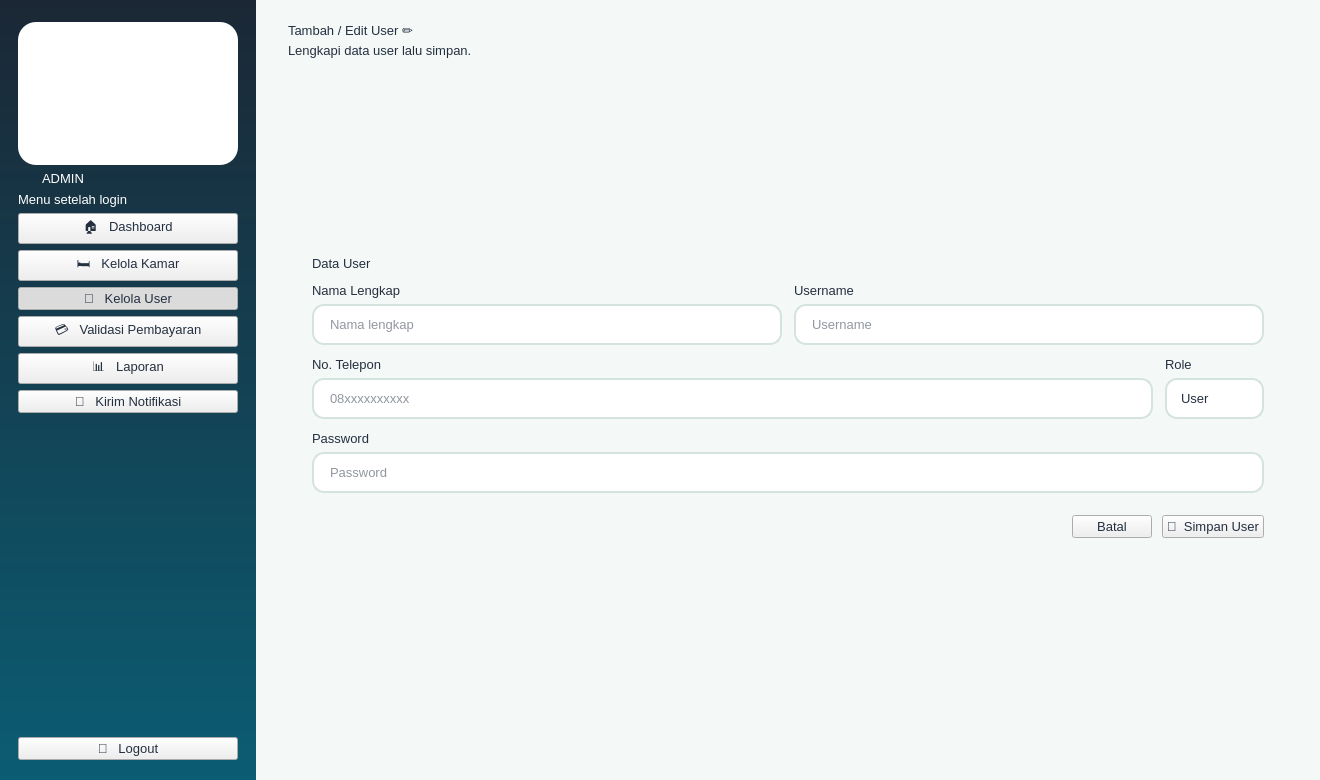
<?xml version="1.0" encoding="UTF-8"?>
<ui version="4.0">
 <class>Win_admin_form_user</class>
 <widget class="QMainWindow" name="Win_admin_form_user"><property name="geometry"><rect><x>0</x><y>0</y><width>1320</width><height>780</height></rect></property><property name="minimumSize"><size><width>1180</width><height>700</height></size></property><property name="windowTitle"><string>KOSTAY - Form User</string></property><property name="styleSheet"><string notr="true">
* { font-family: 'Segoe UI', 'Inter', sans-serif; font-size: 10pt; color: #243040; }
QMainWindow, QWidget#centralwidget { background: #F4F8F7; }
QLabel { background: transparent; }
QCheckBox { background: transparent; spacing: 8px; }
QScrollArea { background: transparent; border: none; }

QFrame#loginShell { background: #FFFFFF; border-radius: 28px; }
QFrame#brandPanel { background: qlineargradient(x1:0,y1:0,x2:1,y2:1, stop:0 #E9F8F2, stop:1 #CDEFF2); border-top-left-radius: 28px; border-bottom-left-radius: 28px; }
QWidget#centralwidgetLogin { background: qlineargradient(x1:0,y1:0,x2:1,y2:1, stop:0 #1B2735, stop:0.55 #0B5D73, stop:1 #12A87B); }

QFrame#sidebarUser, QFrame#sidebarAdmin { background: qlineargradient(x1:0,y1:0,x2:0,y2:1, stop:0 #1B2735, stop:1 #0B5D73); }
QFrame#sidebarUser QLabel, QFrame#sidebarAdmin QLabel { color: #FFFFFF; }
QFrame#logoCard { background: #FFFFFF; border-radius: 18px; }
QLabel[role="roleBadge"] { background: #F7A823; color: #1B2735; border-radius: 10px; padding: 4px 12px; font-weight: 800; letter-spacing: 2px; }
QFrame#sidebarUser QLabel[role="roleBadge"], QFrame#sidebarAdmin QLabel[role="roleBadge"] { color: #1B2735; }
QLabel[role="menuHint"] { color: #9FC3CB; font-size: 9pt; }
QPushButton[nav="true"] { color: #CFE3E6; text-align: left; padding: 13px 18px; border: none; border-radius: 12px; font-weight: 600; background: transparent; }
QPushButton[nav="true"]:hover { background: rgba(255,255,255,0.10); color: #FFFFFF; }
QPushButton[nav="true"]:checked { background: qlineargradient(x1:0,y1:0,x2:1,y2:0, stop:0 #12A87B, stop:1 #2DBE7E); color: #FFFFFF; }
QPushButton[nav="logout"] { color: #FFD9A0; text-align: left; padding: 12px 18px; border: 1px solid rgba(247,168,35,0.7); border-radius: 12px; font-weight: 700; background: transparent; }
QPushButton[nav="logout"]:hover { background: #F7A823; color: #1B2735; }

QFrame[card="white"] { background: #FFFFFF; border: 1px solid #E1ECE9; border-radius: 18px; }
QFrame[card="mint"] { background: qlineargradient(x1:0,y1:0,x2:1,y2:1, stop:0 #E3F7EF, stop:1 #D2EEF3); border: none; border-radius: 18px; }
QFrame[card="green"] { background: qlineargradient(x1:0,y1:0,x2:1,y2:1, stop:0 #12A87B, stop:1 #2DBE7E); border-radius: 18px; }
QFrame[card="navy"] { background: qlineargradient(x1:0,y1:0,x2:1,y2:1, stop:0 #1B2735, stop:1 #0B5D73); border-radius: 18px; }
QFrame[card="orange"] { background: qlineargradient(x1:0,y1:0,x2:1,y2:1, stop:0 #F7A823, stop:1 #FFC857); border-radius: 18px; }
QFrame[card="teal"] { background: qlineargradient(x1:0,y1:0,x2:1,y2:1, stop:0 #0B5D73, stop:1 #12A87B); border-radius: 18px; }
QFrame[card="green"] QLabel, QFrame[card="navy"] QLabel, QFrame[card="teal"] QLabel { color: #FFFFFF; }
QFrame[card="orange"] QLabel { color: #1B2735; }

QLabel[role="title"] { font-size: 22pt; font-weight: 800; color: #1B2735; }
QLabel[role="subtitle"] { font-size: 10.5pt; color: #6B7B8C; }
QLabel[role="section"] { font-size: 13pt; font-weight: 700; color: #1B2735; }
QLabel[role="statlabel"] { font-size: 10pt; font-weight: 600; }
QLabel[role="statvalue"] { font-size: 22pt; font-weight: 800; }
QLabel[role="statsub"] { font-size: 9pt; }
QLabel[role="price"] { font-size: 14pt; font-weight: 800; color: #12A87B; }
QLabel[role="roomname"] { font-size: 12pt; font-weight: 700; color: #1B2735; }
QLabel[role="muted"] { color: #6B7B8C; }
QLabel[role="fieldlabel"] { font-weight: 600; color: #1B2735; }
QLabel[role="emoji"] { font-size: 40pt; }
QLabel[role="chip_mint"] { background: #DFF5EC; color: #0B6B55; border-radius: 12px; padding: 6px 12px; font-weight: 600; }
QLabel[role="chip_green"] { background: #12A87B; color: #FFFFFF; border-radius: 12px; padding: 5px 12px; font-weight: 700; }
QLabel[role="chip_orange"] { background: #FFF0D2; color: #A8680A; border-radius: 12px; padding: 5px 12px; font-weight: 700; }
QLabel[role="chip_navy"] { background: #E4EAF0; color: #1B2735; border-radius: 12px; padding: 5px 12px; font-weight: 700; }
QFrame[card="roomimg"] { background: qlineargradient(x1:0,y1:0,x2:1,y2:1, stop:0 #D9F3EA, stop:1 #BFE6EE); border-radius: 14px; border: none; }
QFrame[card="roomimg"] QLabel { color: #0B5D73; }

QPushButton[variant="primary"] { background: qlineargradient(x1:0,y1:0,x2:1,y2:0, stop:0 #0B5D73, stop:1 #12A87B); color: #FFFFFF; border: none; border-radius: 12px; padding: 11px 22px; font-weight: 700; }
QPushButton[variant="primary"]:hover { background: qlineargradient(x1:0,y1:0,x2:1,y2:0, stop:0 #0E7390, stop:1 #1FC490); }
QPushButton[variant="accent"] { background: #F7A823; color: #1B2735; border: none; border-radius: 12px; padding: 11px 22px; font-weight: 700; }
QPushButton[variant="accent"]:hover { background: #FFB93F; }
QPushButton[variant="danger"] { background: #FDECEC; color: #D64545; border: 1px solid #F5BCBC; border-radius: 12px; padding: 11px 22px; font-weight: 700; }
QPushButton[variant="danger"]:hover { background: #D64545; color: #FFFFFF; }
QPushButton[variant="ghost"] { background: transparent; color: #0B5D73; border: 1.5px solid #0B5D73; border-radius: 12px; padding: 10px 22px; font-weight: 700; }
QPushButton[variant="ghost"]:hover { background: #0B5D73; color: #FFFFFF; }
QPushButton[variant="link"] { background: transparent; color: #12A87B; border: none; font-weight: 700; }
QPushButton[variant="link"]:hover { color: #0B5D73; text-decoration: underline; }

QLineEdit, QComboBox, QSpinBox, QDateEdit, QTextEdit { background: #FFFFFF; border: 1.5px solid #D5E3E0; border-radius: 12px; padding: 10px 14px; selection-background-color: #12A87B; }
QLineEdit:focus, QComboBox:focus, QSpinBox:focus, QDateEdit:focus, QTextEdit:focus { border: 1.5px solid #12A87B; }
QComboBox::drop-down, QDateEdit::drop-down { border: none; width: 28px; }
QCheckBox::indicator { width: 18px; height: 18px; border-radius: 5px; border: 1.5px solid #12A87B; background: #FFFFFF; }
QCheckBox::indicator:checked { background: #12A87B; }

QTableWidget { background: #FFFFFF; border: 1px solid #E1ECE9; border-radius: 14px; gridline-color: transparent; alternate-background-color: #F4FAF8; selection-background-color: #D9F3EA; selection-color: #1B2735; }
QTableWidget::item { padding: 10px; border: none; }
QHeaderView::section { background: #1B2735; color: #FFFFFF; padding: 12px 10px; border: none; font-weight: 700; }
QListWidget { background: #FFFFFF; border: 1px solid #E1ECE9; border-radius: 14px; padding: 8px; }
QListWidget::item { padding: 14px; border-bottom: 1px solid #EEF3F2; border-radius: 10px; }
QListWidget::item:selected { background: #D9F3EA; color: #1B2735; }
QProgressBar { background: rgba(255,255,255,0.25); border: none; border-radius: 6px; }
QProgressBar::chunk { background: #F7A823; border-radius: 6px; }
QFrame[card="white"] QProgressBar { background: #E1ECE9; }
QFrame[card="white"] QProgressBar::chunk { background: #12A87B; }
QScrollBar:vertical { background: transparent; width: 10px; }
QScrollBar::handle:vertical { background: #BFD6D1; border-radius: 5px; min-height: 30px; }
QScrollBar::add-line:vertical, QScrollBar::sub-line:vertical { height: 0; }
</string></property>
<widget class="QWidget" name="centralwidget"><layout class="QHBoxLayout" name="lay515" stretch="0,1"><property name="spacing"><number>0</number></property><property name="leftMargin"><number>0</number></property><property name="topMargin"><number>0</number></property><property name="rightMargin"><number>0</number></property><property name="bottomMargin"><number>0</number></property><item>
<widget class="QFrame" name="sidebarAdmin"><property name="minimumSize"><size><width>256</width><height>0</height></size></property><property name="maximumSize"><size><width>256</width><height>16777215</height></size></property><layout class="QVBoxLayout" name="lay513"><property name="spacing"><number>6</number></property><property name="leftMargin"><number>18</number></property><property name="topMargin"><number>22</number></property><property name="rightMargin"><number>18</number></property><property name="bottomMargin"><number>20</number></property><item>
<widget class="QFrame" name="logoCard"><layout class="QVBoxLayout" name="lay509"><property name="spacing"><number>0</number></property><property name="leftMargin"><number>10</number></property><property name="topMargin"><number>10</number></property><property name="rightMargin"><number>10</number></property><property name="bottomMargin"><number>10</number></property><item>
<widget class="QLabel" name="label508"><property name="pixmap"><pixmap>images/logo.png</pixmap></property><property name="scaledContents"><bool>true</bool></property><property name="minimumSize"><size><width>176</width><height>123</height></size></property><property name="maximumSize"><size><width>176</width><height>123</height></size></property><property name="text"><string></string></property></widget>
</item>
</layout></widget>
</item>
<item>
<widget class="QLabel" name="label510"><property name="text"><string>ADMIN</string></property><property name="role" stdset="0"><string>roleBadge</string></property><property name="alignment"><set>Qt::AlignCenter</set></property><property name="maximumSize"><size><width>90</width><height>16777215</height></size></property></widget>
</item>
<item>
<widget class="QLabel" name="label511"><property name="text"><string>Menu setelah login</string></property><property name="role" stdset="0"><string>menuHint</string></property></widget>
</item>
<item>
<widget class="QPushButton" name="btnAdminDashboard"><property name="text"><string>🏠   Dashboard</string></property><property name="cursor"><cursorShape>PointingHandCursor</cursorShape></property><property name="nav" stdset="0"><string>true</string></property><property name="checkable"><bool>true</bool></property><property name="autoExclusive"><bool>true</bool></property></widget>
</item>
<item>
<widget class="QPushButton" name="btnAdminKamar"><property name="text"><string>🛏️   Kelola Kamar</string></property><property name="cursor"><cursorShape>PointingHandCursor</cursorShape></property><property name="nav" stdset="0"><string>true</string></property><property name="checkable"><bool>true</bool></property><property name="autoExclusive"><bool>true</bool></property></widget>
</item>
<item>
<widget class="QPushButton" name="btnAdminUser"><property name="text"><string>👥   Kelola User</string></property><property name="cursor"><cursorShape>PointingHandCursor</cursorShape></property><property name="nav" stdset="0"><string>true</string></property><property name="checkable"><bool>true</bool></property><property name="autoExclusive"><bool>true</bool></property><property name="checked"><bool>true</bool></property></widget>
</item>
<item>
<widget class="QPushButton" name="btnAdminValidasi"><property name="text"><string>💳   Validasi Pembayaran</string></property><property name="cursor"><cursorShape>PointingHandCursor</cursorShape></property><property name="nav" stdset="0"><string>true</string></property><property name="checkable"><bool>true</bool></property><property name="autoExclusive"><bool>true</bool></property></widget>
</item>
<item>
<widget class="QPushButton" name="btnAdminLaporan"><property name="text"><string>📊   Laporan</string></property><property name="cursor"><cursorShape>PointingHandCursor</cursorShape></property><property name="nav" stdset="0"><string>true</string></property><property name="checkable"><bool>true</bool></property><property name="autoExclusive"><bool>true</bool></property></widget>
</item>
<item>
<widget class="QPushButton" name="btnAdminNotif"><property name="text"><string>🔔   Kirim Notifikasi</string></property><property name="cursor"><cursorShape>PointingHandCursor</cursorShape></property><property name="nav" stdset="0"><string>true</string></property><property name="checkable"><bool>true</bool></property><property name="autoExclusive"><bool>true</bool></property></widget>
</item>
<item><spacer name="sp512"><property name="orientation"><enum>Qt::Vertical</enum></property><property name="sizeHint" stdset="0"><size><width>20</width><height>40</height></size></property></spacer></item>
<item>
<widget class="QPushButton" name="btnAdminLogout"><property name="text"><string>🚪   Logout</string></property><property name="cursor"><cursorShape>PointingHandCursor</cursorShape></property><property name="nav" stdset="0"><string>logout</string></property></widget>
</item>
</layout></widget>
</item>
<item>
<widget class="QWidget" name="content514"><layout class="QVBoxLayout" name="lay507"><property name="spacing"><number>16</number></property><property name="leftMargin"><number>32</number></property><property name="topMargin"><number>22</number></property><property name="rightMargin"><number>32</number></property><property name="bottomMargin"><number>24</number></property><item><layout class="QHBoxLayout" name="lay506"><property name="spacing"><number>12</number></property><property name="leftMargin"><number>0</number></property><property name="topMargin"><number>0</number></property><property name="rightMargin"><number>0</number></property><property name="bottomMargin"><number>0</number></property><item><layout class="QVBoxLayout" name="lay503"><property name="spacing"><number>4</number></property><property name="leftMargin"><number>0</number></property><property name="topMargin"><number>0</number></property><property name="rightMargin"><number>0</number></property><property name="bottomMargin"><number>0</number></property><item>
<widget class="QLabel" name="label500"><property name="text"><string>Tambah / Edit User ✏️</string></property><property name="role" stdset="0"><string>title</string></property></widget>
</item>
<item>
<widget class="QLabel" name="label501"><property name="text"><string>Lengkapi data user lalu simpan.</string></property><property name="role" stdset="0"><string>subtitle</string></property></widget>
</item>
<item><spacer name="sp502"><property name="orientation"><enum>Qt::Vertical</enum></property><property name="sizeHint" stdset="0"><size><width>20</width><height>4</height></size></property></spacer></item>
</layout></item>
<item><spacer name="sp504"><property name="orientation"><enum>Qt::Horizontal</enum></property><property name="sizeHint" stdset="0"><size><width>20</width><height>20</height></size></property></spacer></item>
<item>
<widget class="QLabel" name="label505"><property name="pixmap"><pixmap>images/mascot_6.png</pixmap></property><property name="scaledContents"><bool>true</bool></property><property name="minimumSize"><size><width>66</width><height>110</height></size></property><property name="maximumSize"><size><width>66</width><height>110</height></size></property><property name="text"><string></string></property></widget>
</item>
</layout></item>
<item>
<widget class="QFrame" name="cardFormUser"><property name="card" stdset="0"><string>white</string></property><layout class="QVBoxLayout" name="lay498"><property name="spacing"><number>12</number></property><property name="leftMargin"><number>24</number></property><property name="topMargin"><number>20</number></property><property name="rightMargin"><number>24</number></property><property name="bottomMargin"><number>20</number></property><item>
<widget class="QLabel" name="label482"><property name="text"><string>Data User</string></property><property name="role" stdset="0"><string>section</string></property></widget>
</item>
<item><layout class="QHBoxLayout" name="lay487"><property name="spacing"><number>12</number></property><property name="leftMargin"><number>0</number></property><property name="topMargin"><number>0</number></property><property name="rightMargin"><number>0</number></property><property name="bottomMargin"><number>0</number></property><item><layout class="QVBoxLayout" name="lay484"><property name="spacing"><number>6</number></property><property name="leftMargin"><number>0</number></property><property name="topMargin"><number>0</number></property><property name="rightMargin"><number>0</number></property><property name="bottomMargin"><number>0</number></property><item>
<widget class="QLabel" name="label483"><property name="text"><string>Nama Lengkap</string></property><property name="role" stdset="0"><string>fieldlabel</string></property></widget>
</item>
<item>
<widget class="QLineEdit" name="txtNamaUser"><property name="placeholderText"><string>Nama lengkap</string></property></widget>
</item>
</layout></item>
<item><layout class="QVBoxLayout" name="lay486"><property name="spacing"><number>6</number></property><property name="leftMargin"><number>0</number></property><property name="topMargin"><number>0</number></property><property name="rightMargin"><number>0</number></property><property name="bottomMargin"><number>0</number></property><item>
<widget class="QLabel" name="label485"><property name="text"><string>Username</string></property><property name="role" stdset="0"><string>fieldlabel</string></property></widget>
</item>
<item>
<widget class="QLineEdit" name="txtUsernameUser"><property name="placeholderText"><string>Username</string></property></widget>
</item>
</layout></item>
</layout></item>
<item><layout class="QHBoxLayout" name="lay492"><property name="spacing"><number>12</number></property><property name="leftMargin"><number>0</number></property><property name="topMargin"><number>0</number></property><property name="rightMargin"><number>0</number></property><property name="bottomMargin"><number>0</number></property><item><layout class="QVBoxLayout" name="lay489"><property name="spacing"><number>6</number></property><property name="leftMargin"><number>0</number></property><property name="topMargin"><number>0</number></property><property name="rightMargin"><number>0</number></property><property name="bottomMargin"><number>0</number></property><item>
<widget class="QLabel" name="label488"><property name="text"><string>No. Telepon</string></property><property name="role" stdset="0"><string>fieldlabel</string></property></widget>
</item>
<item>
<widget class="QLineEdit" name="txtTeleponUser"><property name="placeholderText"><string>08xxxxxxxxxx</string></property></widget>
</item>
</layout></item>
<item><layout class="QVBoxLayout" name="lay491"><property name="spacing"><number>6</number></property><property name="leftMargin"><number>0</number></property><property name="topMargin"><number>0</number></property><property name="rightMargin"><number>0</number></property><property name="bottomMargin"><number>0</number></property><item>
<widget class="QLabel" name="label490"><property name="text"><string>Role</string></property><property name="role" stdset="0"><string>fieldlabel</string></property></widget>
</item>
<item>
<widget class="QComboBox" name="cmbRoleUser"><item><property name="text"><string>User</string></property></item>
<item><property name="text"><string>Admin</string></property></item>
</widget>
</item>
</layout></item>
</layout></item>
<item><layout class="QVBoxLayout" name="lay494"><property name="spacing"><number>6</number></property><property name="leftMargin"><number>0</number></property><property name="topMargin"><number>0</number></property><property name="rightMargin"><number>0</number></property><property name="bottomMargin"><number>0</number></property><item>
<widget class="QLabel" name="label493"><property name="text"><string>Password</string></property><property name="role" stdset="0"><string>fieldlabel</string></property></widget>
</item>
<item>
<widget class="QLineEdit" name="txtPasswordUser"><property name="placeholderText"><string>Password</string></property><property name="echoMode"><enum>QLineEdit::Password</enum></property></widget>
</item>
</layout></item>
<item><spacer name="sp495"><property name="orientation"><enum>Qt::Vertical</enum></property><property name="sizeHint" stdset="0"><size><width>20</width><height>10</height></size></property></spacer></item>
<item><layout class="QHBoxLayout" name="lay497"><property name="spacing"><number>10</number></property><property name="leftMargin"><number>0</number></property><property name="topMargin"><number>0</number></property><property name="rightMargin"><number>0</number></property><property name="bottomMargin"><number>0</number></property><item><spacer name="sp496"><property name="orientation"><enum>Qt::Horizontal</enum></property><property name="sizeHint" stdset="0"><size><width>20</width><height>20</height></size></property></spacer></item>
<item>
<widget class="QPushButton" name="btnBatal"><property name="text"><string>Batal</string></property><property name="cursor"><cursorShape>PointingHandCursor</cursorShape></property><property name="variant" stdset="0"><string>ghost</string></property></widget>
</item>
<item>
<widget class="QPushButton" name="btnSimpan"><property name="text"><string>💾  Simpan User</string></property><property name="cursor"><cursorShape>PointingHandCursor</cursorShape></property><property name="variant" stdset="0"><string>primary</string></property></widget>
</item>
</layout></item>
</layout></widget>
</item>
<item><spacer name="sp499"><property name="orientation"><enum>Qt::Vertical</enum></property><property name="sizeHint" stdset="0"><size><width>20</width><height>10</height></size></property></spacer></item>
</layout></widget>
</item>
</layout></widget>
</widget>
 <resources/>
 <connections/>
</ui>
